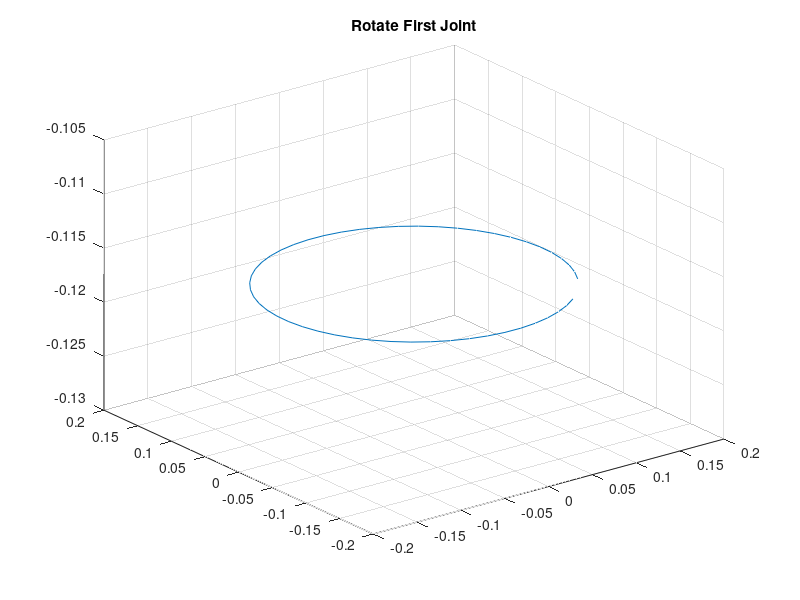

Write MATLAB code to recreate this figure.
clear all
clc;
close all;
a1=-170/180*pi;
b1=170/180*pi;
theta_1=linspace(a1,b1,50)';
theta2=0;
theta3=pi/2;
theta4=0;
theta5=0;
theta6=0;
workspace_x=[];
workspace_y=[];
workspace_z=[];
for i=1:length(theta_1)
            theta1=theta_1(i);
x=0.92*cos(theta1)*cos(theta2)-0.1*sin(theta1)-...
    0.308*cos(theta5)*(cos(theta1)*cos(theta2)*sin(theta3)+...
    cos(theta1)*cos(theta3)*sin(theta2))-...
    0.308*sin(theta5)*(sin(theta1)*sin(theta4)-...
    1.0*cos(theta4)*(cos(theta1)*sin(theta2)*sin(theta3)-...
    1.0*cos(theta1)*cos(theta2)*cos(theta3)))-...
    0.117*cos(theta1)*sin(theta2)*sin(theta3)+...
    0.117*cos(theta1)*cos(theta2)*cos(theta3)-...
    0.722*cos(theta1)*cos(theta2)*sin(theta3) -...
    0.722*cos(theta1)*cos(theta3)*sin(theta2); %workspace_x=vpa(T6(1,4),3)
workspace_x=[workspace_x;x];
y=0.1*cos(theta1) + 0.92*cos(theta2)*sin(theta1) +...
    0.308*sin(theta5)*(cos(theta1)*sin(theta4) + ...
    cos(theta4)*(sin(theta1)*sin(theta2)*sin(theta3) - ...
    1.0*cos(theta2)*cos(theta3)*sin(theta1))) - ...
    0.308*cos(theta5)*(cos(theta2)*sin(theta1)*sin(theta3) +...
    cos(theta3)*sin(theta1)*sin(theta2)) -...
    0.722*cos(theta2)*sin(theta1)*sin(theta3) -...
    0.722*cos(theta3)*sin(theta1)*sin(theta2) - ...
    0.117*sin(theta1)*sin(theta2)*sin(theta3) +...
    0.117*cos(theta2)*cos(theta3)*sin(theta1); %workspace_y=vpa(T6(2,4),3)
workspace_y=[workspace_y;y];
z=0.722*sin(theta2)*sin(theta3) - 0.722*cos(theta2)*cos(theta3)-...
    0.117*cos(theta2)*sin(theta3) - 0.117*cos(theta3)*sin(theta2) -...
    0.92*sin(theta2) - 0.308*cos(theta5)*(cos(theta2)*cos(theta3) -...
    1.0*sin(theta2)*sin(theta3)) + ...
    0.308*cos(theta4)*sin(theta5)*(cos(theta2)*sin(theta3) +...
    cos(theta3)*sin(theta2)); %workspace_z=vpa(T6(3,4),3)
workspace_z=[workspace_z;z];
end
plot3(workspace_x,workspace_y,workspace_z);
grid on;
title('Rotate First Joint');

